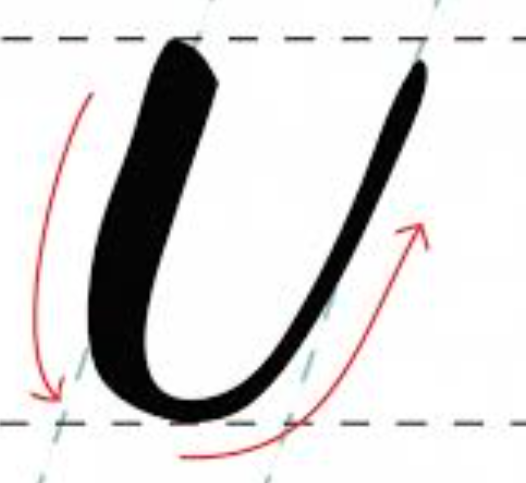
#> input picture sample_data/stroke_d.png, 526 x 483 px
$ python -i gt_gen.py   (imports and definitions only)
#> lines starting #> are read from the running program, lines starting #| are printed output that depends on the picture; after the words box and inside, x2 and y2 are one past the last pixel; in counts of white or black regions, pixels touching at a corner belong together
#> further down, picture is the input picture: shape (483, 526, 3); mean B, G, R 216.5, 216.6, 217.9
"""
(c) 2023 Ray Chung. All Rights Reserved.
This program searches for the coefficients of affine transformations
between calibration images to minimize the differences between styles.
"""
import logging
from multiprocessing import Pool
import os
import traceback
from typing import List, Optional, Tuple, Union
import numpy as np
import cv2
import scipy.optimize
import matplotlib.pyplot as plt

# use gtk backend for matplotlib
import matplotlib


# matplotlib.use('TKAgg')


def find_bounding_box(img: np.ndarray) -> Tuple[int, int, int, int]:
    """
    find bounding box of stroke
    :param img: input image with type array of 0-255
    :return: bounding box (x, y, w, h)
    """
    img = cv2.cvtColor(img, cv2.COLOR_BGR2GRAY)
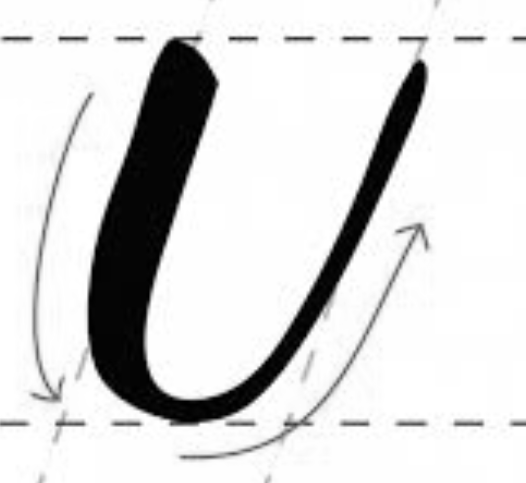
#> img: shape (483, 526); min 0, max 255, mean 217
    th = cv2.threshold(img.copy(), 0, 255, cv2.THRESH_BINARY_INV + cv2.THRESH_OTSU)[1]
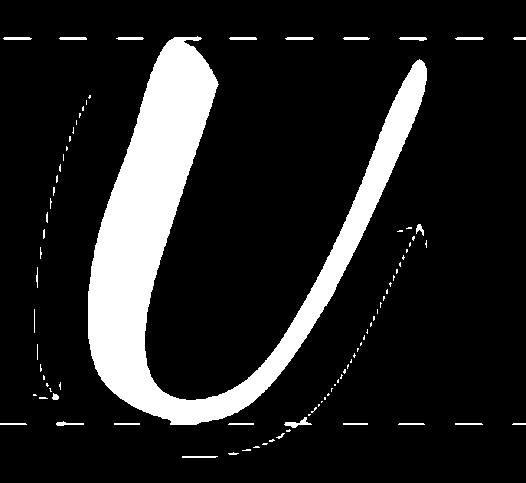
#> th: shape (483, 526); 14% white; 90 white regions (64 under 20 px)
    # coords = cv2.findNonZero(th)
    cnts = cv2.findContours(th, cv2.RETR_EXTERNAL, cv2.CHAIN_APPROX_SIMPLE)
#> cnts = 90 contours, 69 with area under 20; largest, box (x1, y1, x2, y2) and area: (88, 36, 427, 425) 32743, (284, 417, 312, 428) 85, (399, 37, 427, 41) 58, (455, 37, 484, 40) 53, (285, 37, 314, 40) 53
    # use the largest contour
    coords = max(cnts[0], key=cv2.contourArea)
#> coords = contour of 953 points, box (x1, y1, x2, y2) (88, 36, 427, 425), area 32743
    x, y, w, h = cv2.boundingRect(coords)
#> x = 88; y = 36; w = 339; h = 389
    return x, y, w, h


# [273 lines left out: functions params2mat, my_transform, enhance_image, find_stroke_transform, gt_gen_test, job and 1 more, not called in this run]


# [2 lines not run here, left out]

>>> import cv2
>>> picture = cv2.imread('sample_data/stroke_d.png')
>>> result = find_bounding_box(picture)
#> result = (88, 36, 339, 389)

$ run again, on sample_data/stroke_e.png
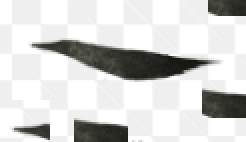
#> input picture sample_data/stroke_e.png, 123 x 71 px (shown 2 times larger)
#> picture is the input picture: shape (71, 123, 3); mean B, G, R 210.1, 211.3, 211.1
#> in find_bounding_box, `th = cv2.threshold(img.copy(), 0, 255, cv2.THRESH_BINARY_INV + cv2.THR..`:
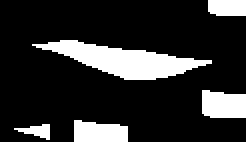
#> th: shape (71, 123) (shown 2 times larger); 18.2% white; 5 white regions
#> cnts = 5 contours; box (x1, y1, x2, y2) and area: (16, 20, 106, 40) 748, (101, 45, 123, 59) 241, (37, 60, 64, 71) 218, (104, 0, 123, 8) 122, (7, 62, 25, 70) 54
#> coords = contour of 75 points, box (x1, y1, x2, y2) (16, 20, 106, 40), area 748
#> x = 16; y = 20; w = 90; h = 20
#> result = (16, 20, 90, 20)
